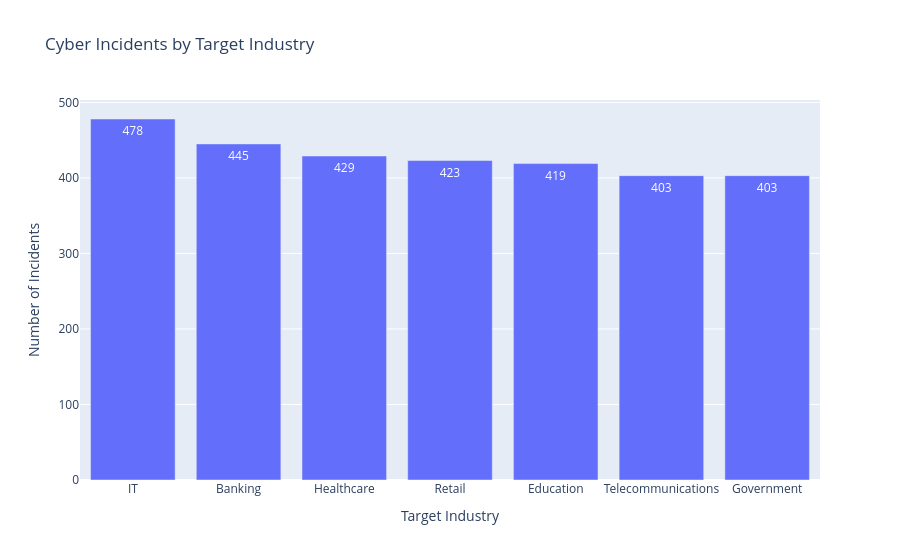

Notebook source saved alongside this figure:
### Code cell
fig = px.bar(
    industry_counts,
    x="Target Industry",
    y="Number of Incidents",
    title="Cyber Incidents by Target Industry",
    text="Number of Incidents"
)

fig.show()

### Figure 1 — Plotly figure (JSON) as saved in the notebook; plotly's stock layout.template omitted (floating-point values rounded to 4 significant figures)
{"data": [{"hovertemplate": "Target Industry=%{x}<br>Number of Incidents=%{text}<extra></extra>", "legendgroup": "", "marker": {"color": "#636efa", "pattern": {"shape": ""}}, "name": "", "orientation": "v", "showlegend": false, "text": [478.0, 445.0, 429.0, 423.0, 419.0, 403.0, 403.0], "textposition": "auto", "type": "bar", "x": ["IT", "Banking", "Healthcare", "Retail", "Education", "Telecommunications", "Government"], "xaxis": "x", "y": [478, 445, 429, 423, 419, 403, 403], "yaxis": "y"}], "layout": {"barmode": "relative", "legend": {"tracegroupgap": 0}, "title": {"text": "Cyber Incidents by Target Industry"}, "xaxis": {"anchor": "y", "domain": [0, 1], "title": {"text": "Target Industry"}}, "yaxis": {"anchor": "x", "domain": [0, 1], "title": {"text": "Number of Incidents"}}}}
